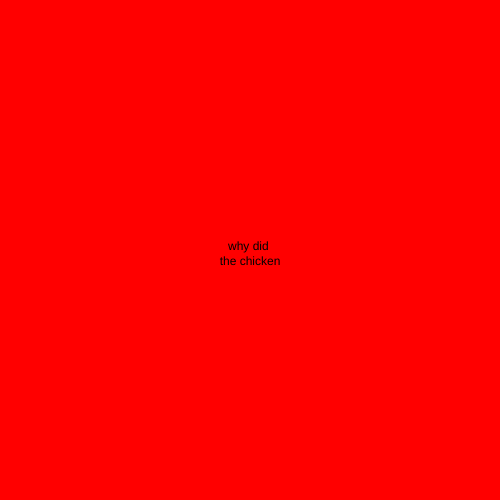
Frame 1 (no input)
Frame 60 (no input): identical to frame 1, image omitted
Frame 120 (the mouse pressed at the canvas centre since frame 60): identical to frame 1, image omitted

The p5.js sketch that drew this single still picture (run headless with seeded random() and noise() and a simulated clock; from frame 60 on, the mouse is pressed at the canvas centre):

// p5.js sketch
// ── sketch.js
let state = 0 ;

function setup() {
  createCanvas(500, 500);
  textAlign(CENTER) ;
}

function draw() {
  switch (state) {
   case 0 :
      background("red") ;
      text("why did \nthe chicken", width / 2, height / 2) ;
       break ;

    case 1:
      background("blue") ;
      text("because", width / 2, height / 2) ;
      break ;
  }
}

function mouseReleased() {
state++ ;
if (state > 1) state = 0 ;
}
